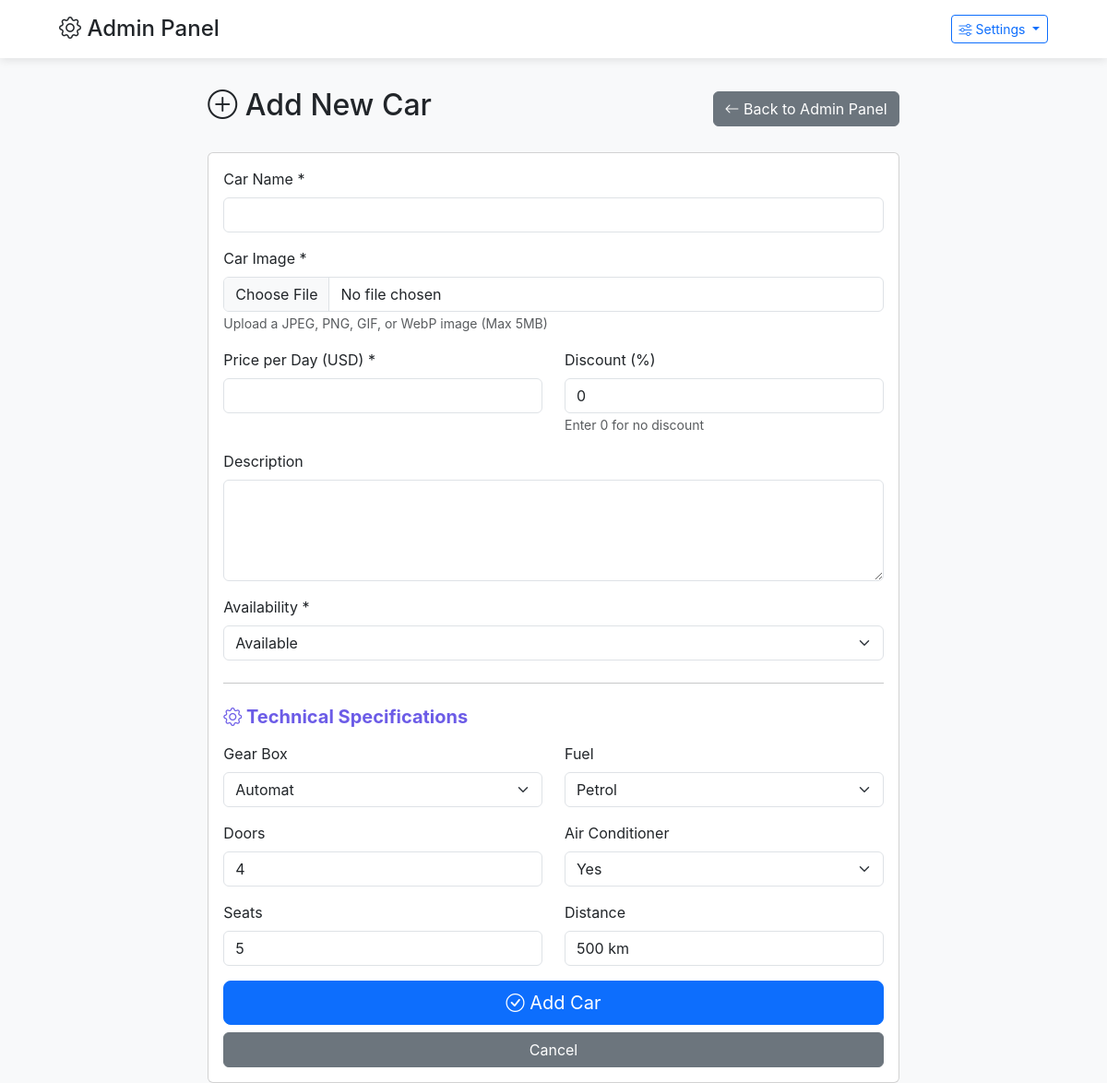
Page /admin/add-car.php (signed in) on the earlier database version.
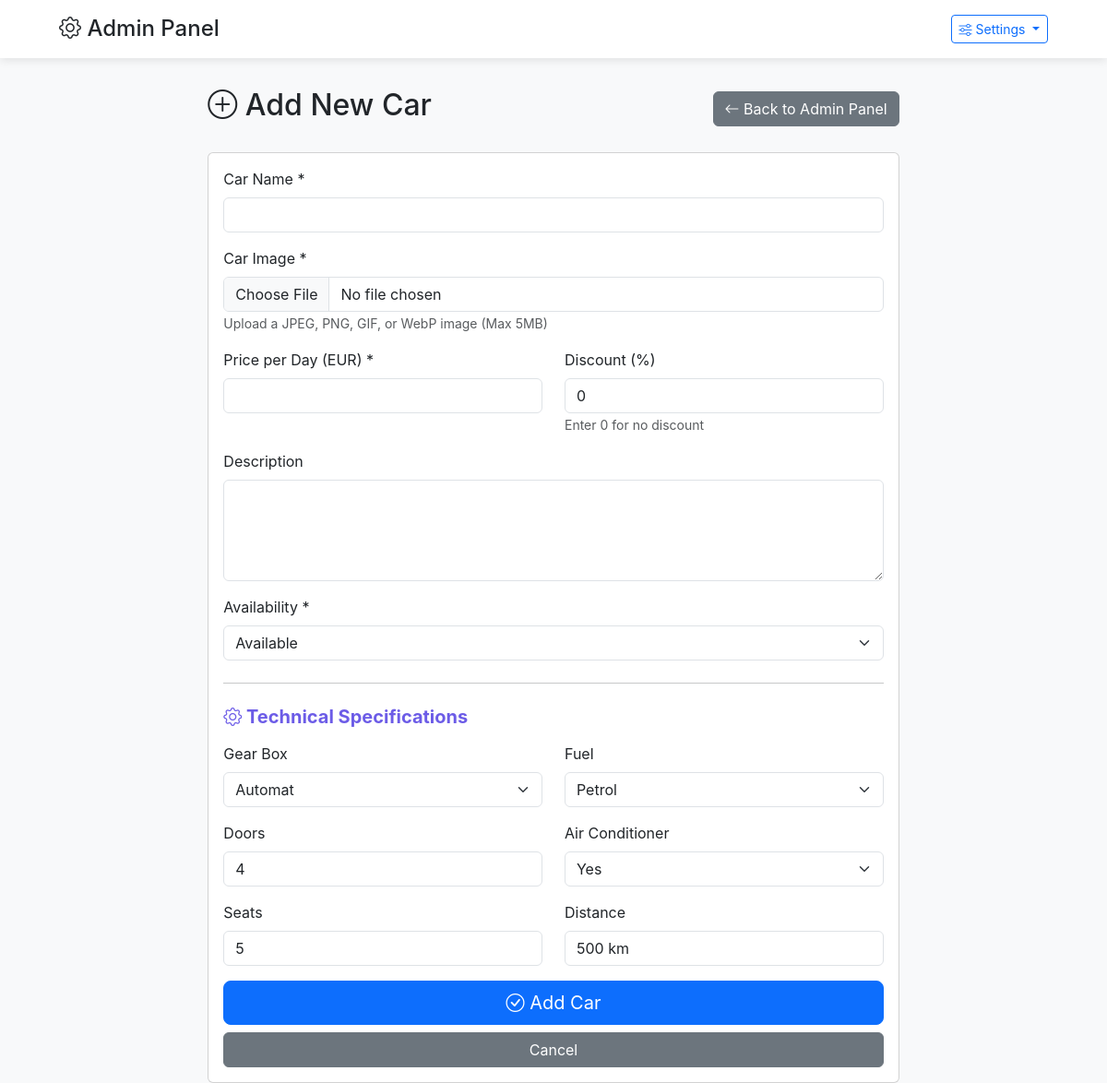
Same page on the later database version.
### tables this page shows
CREATE TABLE `settings` (
  `id` int(11) NOT NULL,
  `setting_key` varchar(100) NOT NULL,
  `setting_value` text DEFAULT NULL,
  `updated_at` timestamp NOT NULL DEFAULT current_timestamp() ON UPDATE current_timestamp()
);

CREATE TABLE `currencies` (
  `id` int(11) NOT NULL,
  `code` varchar(10) NOT NULL,
  `name` varchar(100) NOT NULL,
  `symbol` varchar(10) DEFAULT '',
  `rate_to_base` decimal(10,6) DEFAULT 1.000000,
  `rate_to_mad` decimal(10,6) DEFAULT 1.000000,
  `is_active` tinyint(1) DEFAULT 1,
  `is_base` tinyint(1) DEFAULT 0,
  `created_at` timestamp NOT NULL DEFAULT current_timestamp(),
  `updated_at` timestamp NOT NULL DEFAULT current_timestamp() ON UPDATE current_timestamp()
);

### config.php (called while the page is built, shortened)
<?php
$appConfig = require_once __DIR__ . '/config/app.php';
function getAppConfig($key, $default = null) {
    global $appConfig;
    $keys = explode('.', $key);
    $value = $appConfig;
    foreach ($keys as $k) {
        if (isset($value[$k])) {
            $value = $value[$k];
        } else {
            return $default;
        }
    }
    return $value;
}
function getDBConnection() {
    try {
        $conn = new mysqli(DB_HOST, DB_USER, DB_PASS, DB_NAME);
        return $conn;
    } catch (Exception $e) {
        die("Database connection error: " . $e->getMessage());
    }
}
function getBaseCurrency() {
    try {
        $conn = getDBConnection();
        $tableCheck = $conn->query("SHOW TABLES LIKE 'currencies'");
        $stmt = $conn->prepare("SELECT code FROM currencies WHERE is_base = 1 AND is_active = 1 LIMIT 1");
        $stmt->execute();
        $result = $stmt->get_result();
        if ($row = $result->fetch_assoc()) {
            $base = $row['code'];
            return $base;
        }
    } catch (Exception $e) {
    }
    try {
        $conn = getDBConnection();
        $stmt = $conn->prepare("SELECT setting_value FROM settings WHERE setting_key = 'default_currency'");
        $stmt->execute();
        $result = $stmt->get_result();
        if ($row = $result->fetch_assoc()) {
            $default = $row['setting_value'];
            return $default;
        }
    } catch (Exception $e) {
    }
    return getAppConfig('default_currency', 'USD');
}
?>

### admin/add-car.php (the view, shortened to what the changed rows need)
<?php
require_once '../config.php';
include 'header.php';
$baseCurrency = getBaseCurrency();
?>
<div class="row">
    <div class="col-md-8 mx-auto">
        <div class="d-flex justify-content-between align-items-center mb-4">
            <h2><i class="bi bi-plus-circle"></i> Add New Car</h2>
        </div>
        <div class="card">
            <div class="card-body">
                <form method="POST" action="" enctype="multipart/form-data">
                    <div class="row">
                        <div class="col-md-6 mb-3">
                            <label for="price" class="form-label">Price per Day (<?php echo htmlspecialchars($baseCurrency); ?>) *</label>
                            <input type="number" class="form-control" id="price" name="price"
                                   step="0.01" min="0" required
                                   value="<?php echo htmlspecialchars($_POST['price'] ?? ''); ?>">
                        </div>
                    </div>
                </form>
            </div>
        </div>
    </div>
</div>
<?php include 'footer.php'; ?>

Differences in the rows shown:
no longer on this page (row edited): settings: setting_value "USD"
added currencies: code "EUR"
